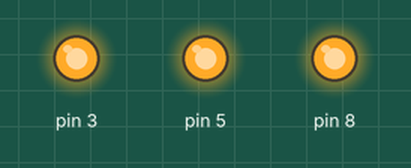
This sketch was run on a simulated Arduino Uno, built with avr-gcc and run on an emulated ATmega328P. Parts: output pins drawn as LEDs (lit = HIGH).

Above: at 0.02 s.
At 2.87 s:
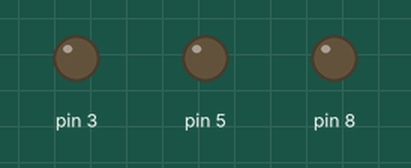
Timing chart, 0 to 3.2 s (numbered marks = the images above):
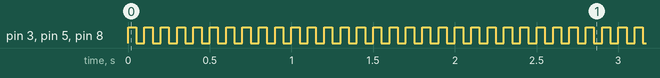

Measured:
- by itself, pin 3, pin 5, pin 8: alternates HIGH for 0.05 s and LOW for 0.05 s

The sketch:

BareMinimum.ino
```cpp
void setup() {

  pinMode(8 , OUTPUT);
  pinMode(3 , OUTPUT);
  pinMode(5, OUTPUT);

}

void loop() {

  digitalWrite(8 ,HIGH);
  digitalWrite(3 , HIGH);
  digitalWrite(5 , HIGH);
  delay(50);
  digitalWrite(3 , LOW);
  digitalWrite(5, LOW);
  digitalWrite(8 , LOW);
  delay(50);


}
```
